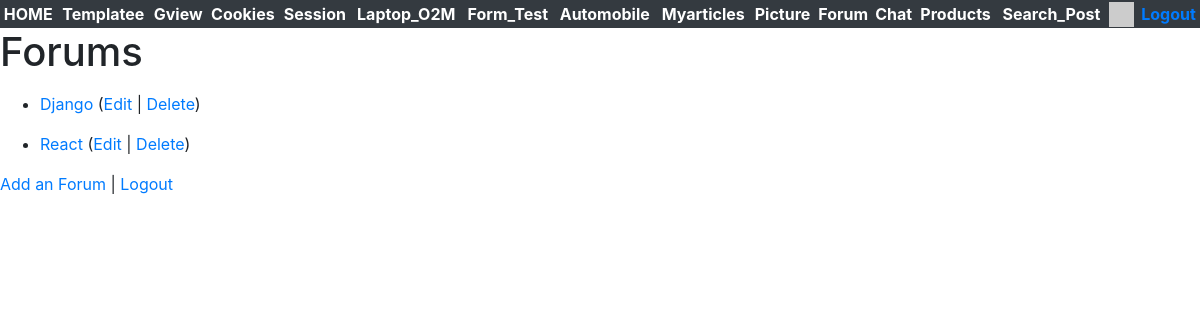
Screenshot of /forum/ (signed in) with the database file from the repository.
### forums/models.py (models this page shows, shortened)
class Forum(models.Model) :
    title = models.CharField(
            max_length=200,
            validators=[MinLengthValidator(5, "Title must be greater than 5 characters")]
    )
    text = models.TextField()
    owner = models.ForeignKey(settings.AUTH_USER_MODEL,
        on_delete=models.CASCADE, related_name='forums_owned')
    comments = models.ManyToManyField(settings.AUTH_USER_MODEL,
        through='Comment', related_name='forum_comments')
    created_at = models.DateTimeField(auto_now_add=True)
    updated_at = models.DateTimeField(auto_now=True)

### forums/views.py (the view)
# urls.py: path('', views.ForumListView.as_view(), name='all'),
class ForumListView(OwnerListView):
    model = Forum
    template_name = "forums/list.html"

### home/context_processors.py (called while the page is built)
def settings(request):
    return {
        'settings': django_settings,
    }

### home/templatetags/app_tags.py (called while the page is built)
@register.filter(name='gravatar')
def gravatar(user, size=35):
    email = str(user.email.strip().lower()).encode('utf-8')
    email_hash = md5(email).hexdigest()
    url = "//www.gravatar.com/avatar/{0}?s={1}&d=identicon&r=PG"
    return url.format(email_hash, size)

### forums/templates/forums/list.html (shortened to what this page needs)
{% extends "base_bootstrap.html" %}
{% block content %}
<h1>Forums</h1>
<p>
{% if forum_list %}
<ul>
  {% for forum in forum_list %}
    <li>
        <a href="{% url 'forums:forum_detail'  forum.id %}">{{ forum.title }}</a>
        {% if forum.owner == user %}
        (<a href="{% url 'forums:forum_update' forum.id %}">Edit</a> |
        <a href="{% url 'forums:forum_delete' forum.id %}">Delete</a>)
        </p>
        {% endif %}
    </li>
  {% endfor %}
{% else %}
  <p>There are no forums in the database.</p>
{% endif %}
<p>
<a href="{% url 'forums:forum_create' %}">Add an Forum</a> |
{% if user.is_authenticated %}
<a href="{% url 'logout' %}?next={% url 'forums:all' %}">Logout</a>
{% else %}
<a href="{% url 'login' %}?next={% url 'forums:all' %}">Login</a>
{% endif %}
</p>
{% endblock %}

### rows the page displays
Forum: title "Django", shows "Edit"
Forum: title "React", shows "Edit"
